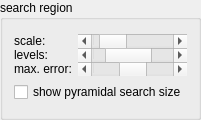
            <widget class="QGroupBox" name="groupBox_6">
             <property name="sizePolicy">
              <sizepolicy hsizetype="Preferred" vsizetype="Preferred">
               <horstretch>0</horstretch>
               <verstretch>0</verstretch>
              </sizepolicy>
             </property>
             <property name="minimumSize">
              <size>
               <width>0</width>
               <height>120</height>
              </size>
             </property>
             <property name="maximumSize">
              <size>
               <width>324</width>
               <height>16777215</height>
              </size>
             </property>
             <property name="title">
              <string>search region</string>
             </property>
             <layout class="QVBoxLayout" name="verticalLayout_20">
              <item>
               <layout class="QVBoxLayout" name="verticalLayout">
                <item>
                 <layout class="QGridLayout" name="gridLayout_17" columnstretch="0,1">
                  <property name="verticalSpacing">
                   <number>0</number>
                  </property>
                  <item row="0" column="0">
                   <widget class="QLabel" name="label_52">
                    <property name="maximumSize">
                     <size>
                      <width>100</width>
                      <height>16777215</height>
                     </size>
                    </property>
                    <property name="text">
                     <string>scale:</string>
                    </property>
                   </widget>
                  </item>
                  <item row="0" column="1">
                   <widget class="QScrollBar" name="trackRegionScale">
                    <property name="minimum">
                     <number>1</number>
                    </property>
                    <property name="value">
                     <number>16</number>
                    </property>
                    <property name="orientation">
                     <enum>Qt::Horizontal</enum>
                    </property>
                   </widget>
                  </item>
                  <item row="1" column="0">
                   <widget class="QLabel" name="label_53">
                    <property name="maximumSize">
                     <size>
                      <width>100</width>
                      <height>16777215</height>
                     </size>
                    </property>
                    <property name="text">
                     <string>levels:</string>
                    </property>
                   </widget>
                  </item>
                  <item row="1" column="1">
                   <widget class="QScrollBar" name="trackRegionLevels">
                    <property name="minimum">
                     <number>0</number>
                    </property>
                    <property name="maximum">
                     <number>8</number>
                    </property>
                    <property name="value">
                     <number>3</number>
                    </property>
                    <property name="orientation">
                     <enum>Qt::Horizontal</enum>
                    </property>
                   </widget>
                  </item>
                  <item row="2" column="1">
                   <widget class="QScrollBar" name="trackErrorExponent">
                    <property name="minimum">
                     <number>-10</number>
                    </property>
                    <property name="maximum">
                     <number>10</number>
                    </property>
                    <property name="pageStep">
                     <number>3</number>
                    </property>
                    <property name="orientation">
                     <enum>Qt::Horizontal</enum>
                    </property>
                   </widget>
                  </item>
                  <item row="2" column="0">
                   <widget class="QLabel" name="label_66">
                    <property name="maximumSize">
                     <size>
                      <width>100</width>
                      <height>16777215</height>
                     </size>
                    </property>
                    <property name="text">
                     <string>max. error:</string>
                    </property>
                   </widget>
                  </item>
                 </layout>
                </item>
                <item>
                 <widget class="QCheckBox" name="trackShowSearchSize">
                  <property name="maximumSize">
                   <size>
                    <width>300</width>
                    <height>16777215</height>
                   </size>
                  </property>
                  <property name="text">
                   <string>show pyramidal search size</string>
                  </property>
                 </widget>
                </item>
               </layout>
              </item>
             </layout>
            </widget>
